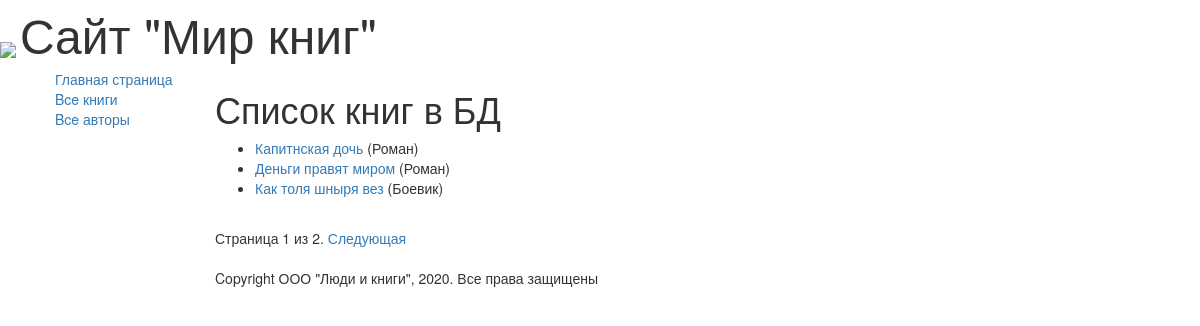
The page /books/ on the database its author committed.
### catalog/models.py (models this page shows, shortened)
class Book(models.Model):
    title = models.CharField(max_length=200,
                             help_text='Введите название книги',
                             verbose_name='Название книги')
    genre = models.ForeignKey('Genre', on_delete=models.CASCADE,
                              help_text='Выберите жанр книги',
                              verbose_name='Жанр книги', null=True)
    laguage = models.ForeignKey('Language', on_delete=models.CASCADE,
                                help_text='Выберите язык книги',
                                verbose_name='Язык книги', null=True)
    author = models.ManyToManyField('Author',
                                    help_text='Выберите автора  книги',
                                    verbose_name='Автор книги')
    summary = models.TextField(max_length=1000,
                               help_text='Введите краткое описание книги',
                               verbose_name='Аннотация')
    isbn = models.CharField(max_length=13, help_text="должно содержать 13 символов",
                            verbose_name="ISBN Книги")
    def get_absolute_url(self):
        return reverse('book-detail', args=[str(self.id)])
    def display_author(self):
        return ', '.join([author.last_name for author in self.author.all()])
    display_author.short_description = 'Авторы'

class Genre(models.Model):
    name = models.CharField(max_length=200,
                            help_text='Введите жанр книги',
                            verbose_name='Жанр Книги')
    def __str__(self):
        return self.name

### catalog/views.py (the view)
# urls.py: url(r'^books/$', views.BookListViews.as_view(), name='books'),
class BookListViews(generic.ListView):
    model = Book
    paginate_by = 3

### catalog/templates/catalog/book_list.html
{% extends "base_generic.html" %}
{% block content %}
    <h1>Список книг в БД</h1>
    {% if book_list %}
    <ul>
        {% for book in book_list %}
        <li>
            <a href="{{ book.get_absolute_url }}" >
                {{ book.title }}</a>
                ({{book.genre}})
        </li>
        {% endfor %}
    </ul>
    {% else %}
            <p>В базе данных нет книг </p>
    {% endif %}
{% endblock %}

### rows shown on the page
Book: title "Капитнская дочь", genre "Роман"
Book: title "Деньги правят миром", genre "Роман"
Book: title "Как толя шныря вез", genre "Боевик"

### other values the page prints
{{ page_obj.number }} "1"
{{ page_obj.paginator.num_pages }} "2"
